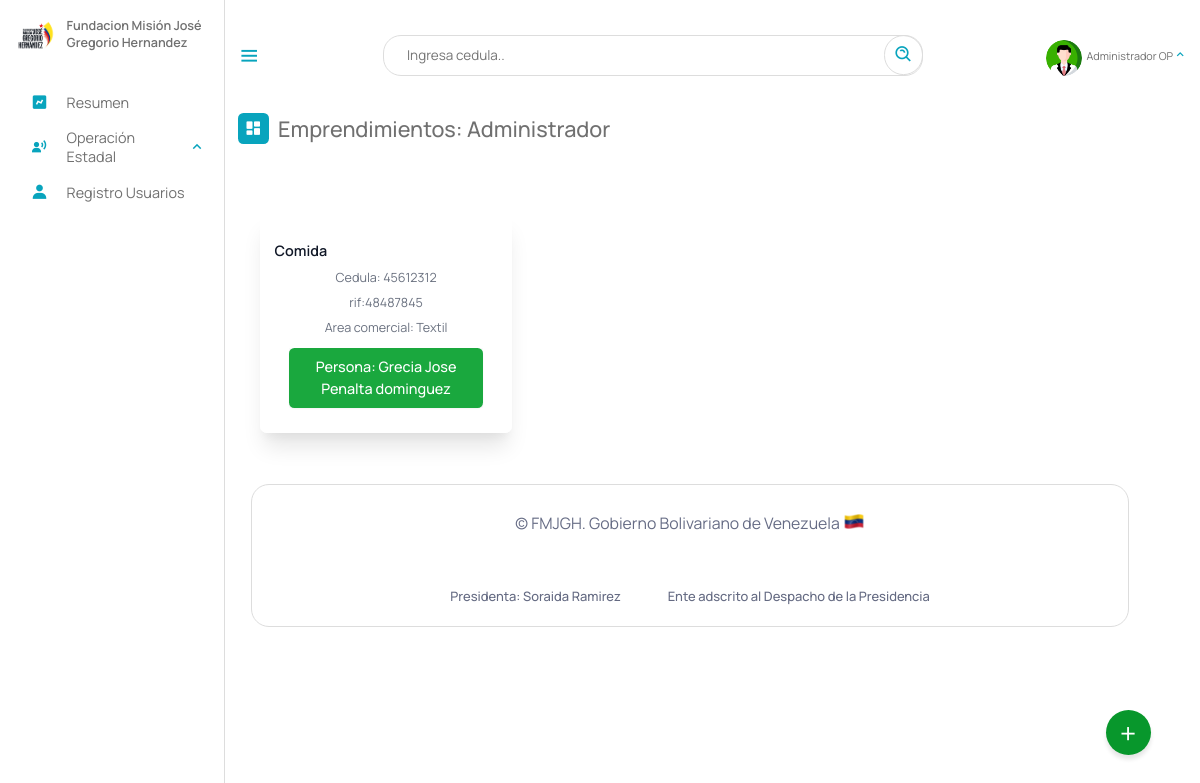
Page /Escritorio/13-emprendimientos.php (signed in) on the earlier database version.
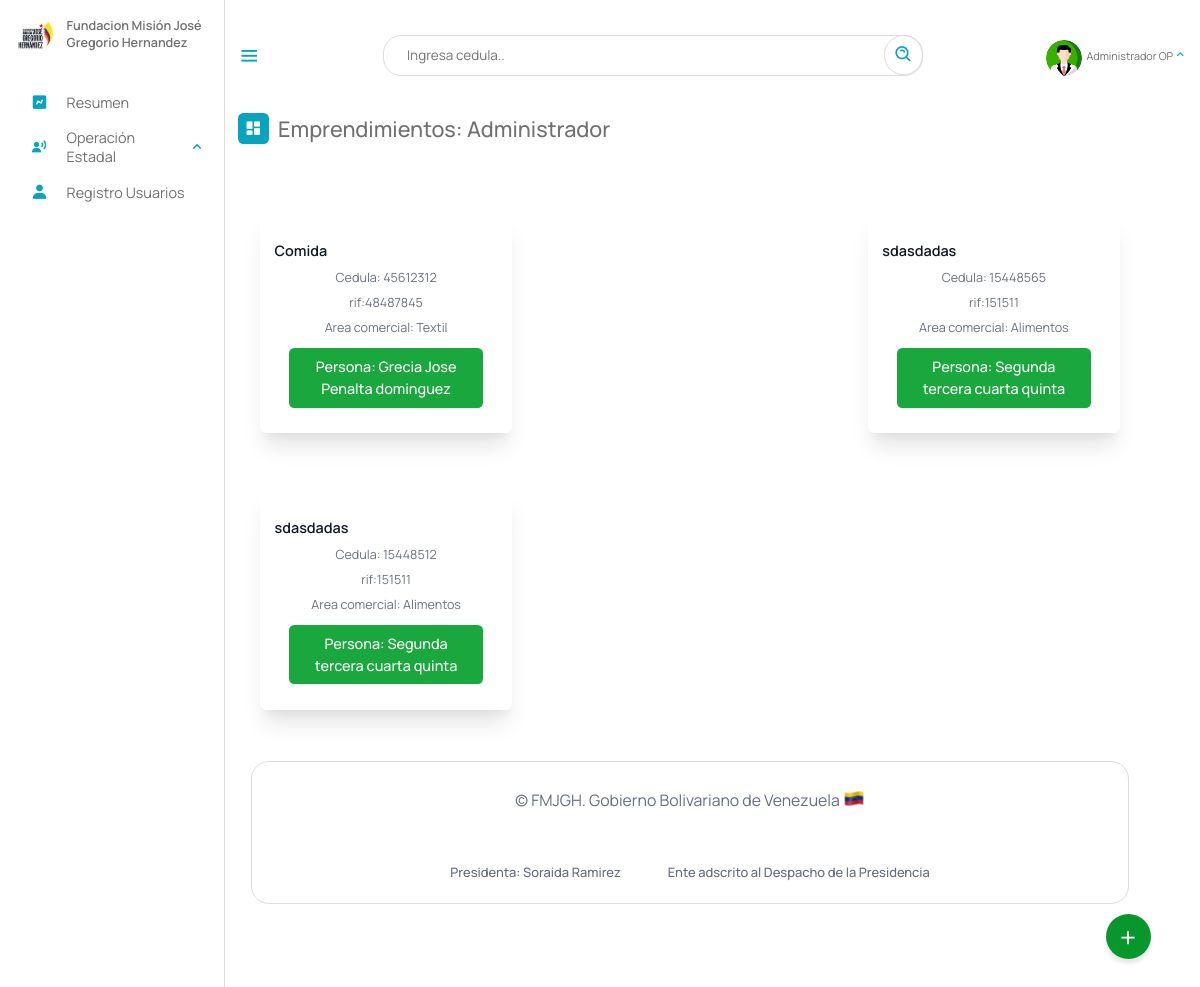
Same page on the later database version.
### tables this page shows
CREATE TABLE `detalles_emprendimiento` (
  `id` int(11) NOT NULL AUTO_INCREMENT,
  `cedula` int(11) DEFAULT NULL,
  `nombre_emprendimiento` text DEFAULT NULL,
  `rif_emprendimiento` varchar(50) DEFAULT NULL,
  `area_comercial` text DEFAULT NULL,
  `banco` text DEFAULT NULL,
  PRIMARY KEY (`id`),
  KEY `cedula` (`cedula`),
  CONSTRAINT `detalles_emprendimiento_ibfk_1` FOREIGN KEY (`cedula`) REFERENCES `beneficiario` (`cedula`) ON DELETE CASCADE ON UPDATE CASCADE
);

CREATE TABLE `beneficiario` (
  `cedula` int(12) NOT NULL,
  `nombre` text NOT NULL,
  `apellido` text NOT NULL,
  `fecha_naci` date NOT NULL,
  `email` varchar(50) NOT NULL,
  `telefono` varchar(12) NOT NULL,
  `nacionalidad` char(2) NOT NULL,
  `edad` int(2) NOT NULL,
  `sexo` char(1) NOT NULL,
  `edo_civil` text NOT NULL,
  `nro_hijo` int(2) DEFAULT NULL,
  `estado` varchar(10) NOT NULL,
  `municipio` varchar(20) NOT NULL,
  `parroquia` varchar(10) NOT NULL,
  `discapacidad` varchar(10) NOT NULL,
  `atencion_solicitada` varchar(10) NOT NULL,
  `certificado` varchar(50) DEFAULT NULL,
  `registrado_por` text DEFAULT NULL,
  `fecha_registro` date NOT NULL,
  PRIMARY KEY (`cedula`),
  KEY `estado` (`estado`),
  KEY `discapacidad` (`discapacidad`),
  KEY `atencion_solicitada` (`atencion_solicitada`),
  KEY `municipio` (`municipio`),
  KEY `parroquia` (`parroquia`),
  CONSTRAINT `beneficiario_ibfk_1` FOREIGN KEY (`estado`) REFERENCES `estados` (`id_estados`) ON DELETE CASCADE,
  CONSTRAINT `beneficiario_ibfk_2` FOREIGN KEY (`municipio`) REFERENCES `municipios` (`id_municipios`) ON DELETE CASCADE,
  CONSTRAINT `beneficiario_ibfk_3` FOREIGN KEY (`parroquia`) REFERENCES `parroquia` (`id`) ON DELETE CASCADE ON UPDATE CASCADE,
  CONSTRAINT `beneficiario_ibfk_4` FOREIGN KEY (`discapacidad`) REFERENCES `discapacid_e` (`id_e`) ON DELETE CASCADE,
  CONSTRAINT `beneficiario_ibfk_5` FOREIGN KEY (`atencion_solicitada`) REFERENCES `tipoatencion` (`id`) ON DELETE CASCADE
);

### php/01-discapacitados.php (called while the page is built, shortened)
<?php
include_once("ManejadorBD.php");
class Discapacitados extends ManejadorBD
{
	private $cnn;
	public function __construct($tipoConexion)
	{
		$this->cnn = parent::conectar($tipoConexion);
	}
	public function emprendimientos()
	{
		try {
			$stmt = $this->cnn->prepare("SELECT detalles_emprendimiento.nombre_emprendimiento, detalles_emprendimiento.cedula, detalles_emprendimiento.rif_emprendimiento, detalles_emprendimiento.area_comercial, beneficiario.nombre, beneficiario.apellido FROM
				 `detalles_emprendimiento`, beneficiario WHERE
				 beneficiario.cedula = detalles_emprendimiento.cedula and
				 `nombre_emprendimiento`!='' and rif_emprendimiento !=''");
			$stmt->setFetchMode(PDO::FETCH_ASSOC);
			$stmt->execute();
			return $stmt->fetchAll();
		} catch (PDOException $error) {
			echo "Error: ejecutando consulta SQL." . $error->getMessage();
			exit();
		}
	}
}

### php/ManejadorBD.php (called while the page is built, shortened)
<?php
	class ManejadorBD extends PDO {
		public $srv	= SRV;
		public $usr	= USR;
		public $pas	= PAS;
		public $dbn	= BDN;
		public function conectar($tipoConexion){
			try{
				switch ($tipoConexion) {
				    case 1:
				        $dsn = "mysql:host=$this->srv;dbname=$this->dbn";
				        break;
				}
				$dbh = new PDO($dsn, $this->usr, $this->pas);
    			$dbh->setAttribute(PDO::ATTR_ERRMODE, PDO::ERRMODE_EXCEPTION);
			}catch(PDOException $error){
                echo "Error al Conectar con la Base de Datos: ".$error->getMessage();
                exit();
			}
            $this->conexionBD = $dbh;
			return $this->conexionBD;
		}
	}
?>

### Escritorio/13-emprendimientos.php (the view, shortened to what this page needs)
<?php
include_once("partearriba.php");
?>
<div class="dash-contenido">
    <div class="overview">
        <div class="titulo">
            <i class='bx bxs-dashboard'> </i>
            <span class="link-name">Emprendimientos: <?php echo $rol ?></span>
        </div>
    </div>
    <div class="resumen">
        <?php
        include_once("../php/01-discapacitados.php");
        $mod = new Discapacitados(1);
        $consulta = $mod->emprendimientos();
        if ($consulta) {
            foreach ($consulta as $registros) {
        ?>
                <div class="card">
                    <div class="header">
                        <div class="content">
                            <span class="title"><?php echo $registros["nombre_emprendimiento"] ?></span>
                            <p class="message">Cedula: <?php echo $registros["cedula"] ?></p>
                            <p class="message"> rif:<?php echo $registros["rif_emprendimiento"] ?></p>
                            <p class="message">Area comercial: <?php echo $registros["area_comercial"] ?></p>
                        </div>
                        <div class="actions">
                            <button class="desactivate" type="button">Persona: <?php echo $registros["nombre"]." ".$registros["apellido"] ?> </button>
                        </div>
                    </div>
                </div>
        <?php
            }
        }
        ?>
    </div>
</div>
<?php
include_once("parteabajo.php");
?>

Differences in the rows shown:
added detalles_emprendimiento: nombre_emprendimiento "sdasdadas", cedula "15448565", rif_emprendimiento "151511", area_comercial "Alimentos", cedula.nombre "Segunda tercera", cedula.apellido "cuarta quinta"
added detalles_emprendimiento: nombre_emprendimiento "sdasdadas", cedula "15448512", rif_emprendimiento "151511", area_comercial "Alimentos", cedula.nombre "Segunda tercera", cedula.apellido "cuarta quinta"
